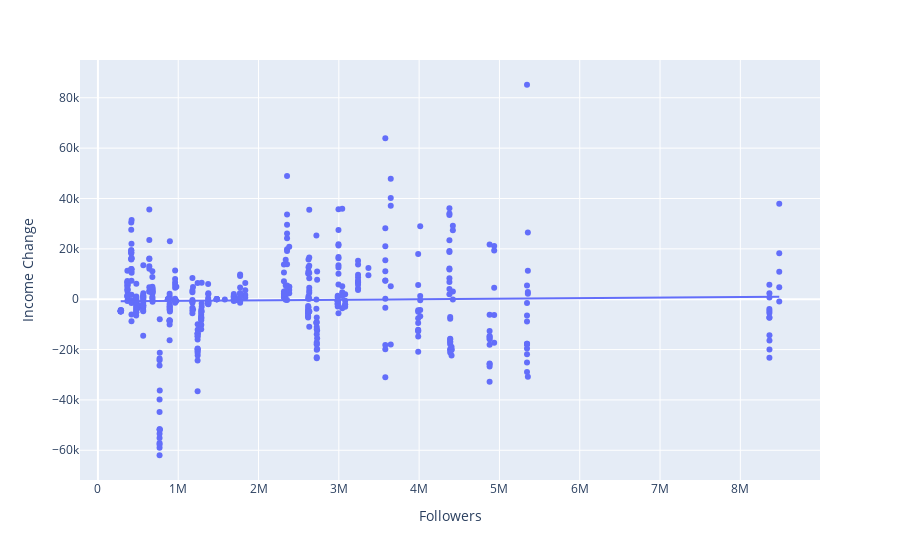

Notebook cell for this chart:
### Markdown cell above
The scatter plot below shows followers versus income gained. Because our dataset has infrequent updates for the followers count (from the data that we sourced) there is no correlation whatsoever between follower count and change in income as reflected from the data.

### Code cell
fig = px.scatter(finaldata, x="Followers", y="Income Change", trendline="ols")
fig.show()

### Figure 1 — Plotly figure (JSON) as saved in the notebook; plotly's stock layout.template omitted (floating-point values rounded to 4 significant figures; data arrays with more than 128 entries replaced by an {"elided": "..."} marker saying what was removed)
{"data": [{"hovertemplate": "Followers=%{x}<br>Income Change=%{y}<extra></extra>", "legendgroup": "", "marker": {"color": "#636efa", "symbol": "circle"}, "mode": "markers", "name": "", "orientation": "v", "showlegend": false, "type": "scatter", "x": {"elided": "503 int values"}, "xaxis": "x", "y": {"elided": "503 float values"}, "yaxis": "y"}, {"hovertemplate": "<b>OLS trendline</b><br>Income Change = 0.000216875 * Followers + -882.374<br>R<sup>2</sup>=0.000636<br><br>Followers=%{x}<br>Income Change=%{y} <b>(trend)</b><extra></extra>", "legendgroup": "", "marker": {"color": "#636efa", "symbol": "circle"}, "mode": "lines", "name": "", "showlegend": false, "type": "scatter", "x": {"elided": "503 int values"}, "xaxis": "x", "y": {"elided": "503 float values"}, "yaxis": "y"}], "layout": {"legend": {"tracegroupgap": 0}, "margin": {"t": 60}, "xaxis": {"anchor": "y", "domain": [0, 1], "title": {"text": "Followers"}}, "yaxis": {"anchor": "x", "domain": [0, 1], "title": {"text": "Income Change"}}}}
